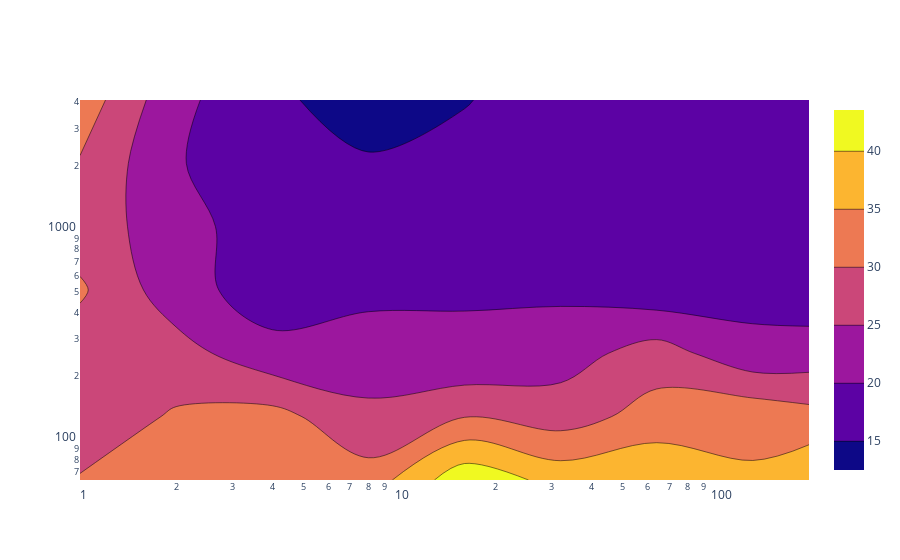
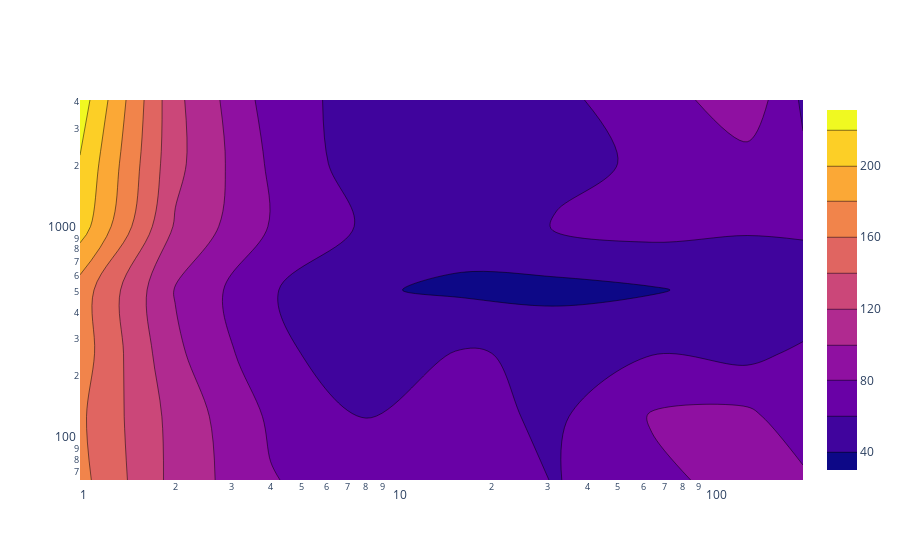
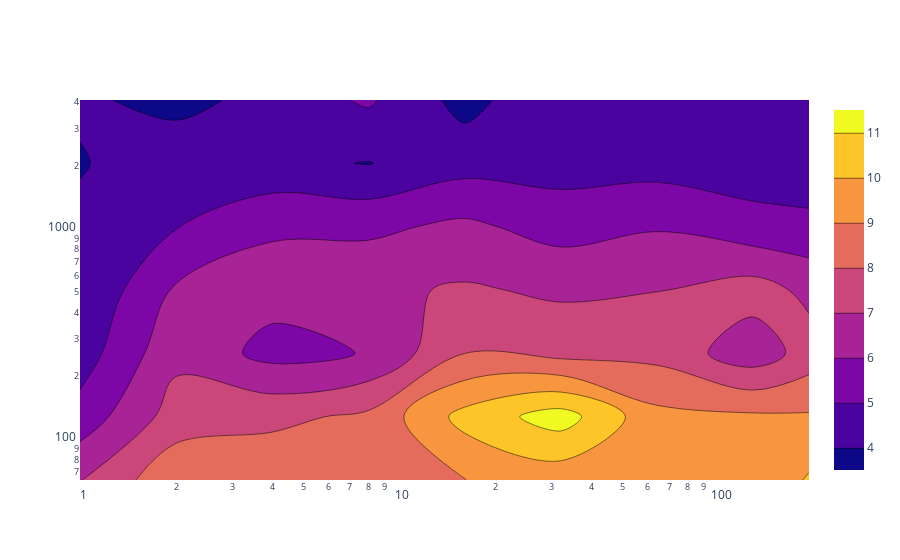
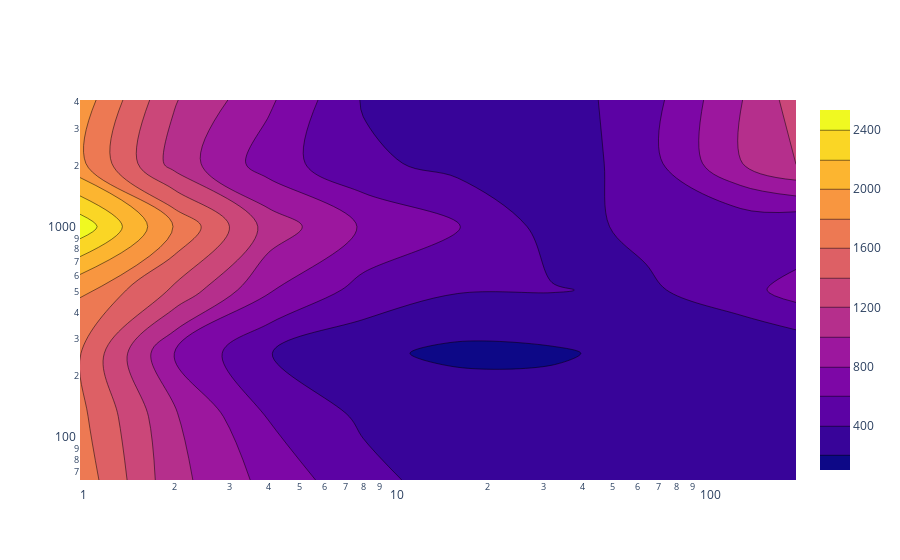

Notebook code for these charts, in order:
### Code cell
import plotly.graph_objects as go

def show_plotly(df):
    print(df.index)
    fig = go.Figure(data =
        go.Contour(
            z=df.values,
            x=df.columns, # horizontal axis
            y=df.index # vertical axis
        ))
    fig.update_xaxes(type="log")
    fig.update_yaxes(type="log")
    fig.show()

def show_plt(df):
    plt.figure()
    sns.heatmap(data=df, annot=True, fmt=".1f")
    plt.xlabel("Layer Thread Count")
    plt.ylabel("Batch Size")
    plt.title(model)
    plt.show()
    
for model in out['model'].drop_duplicates().values:
    # plt.figure()
    df = out[out['model'] == model]
    df = df.loc[:, ['bs', 'intratc', 'total_time']].groupby(['bs', 'intratc']).mean().reset_index()
    df = df.pivot(index="bs", columns="intratc", values="total_time")
    show_plt(df)
    show_plotly(df)

### Figure 1 — Plotly figure (JSON) as saved in the notebook; plotly's stock layout.template omitted (floating-point values rounded to 4 significant figures)
{"data": [{"type": "contour", "x": [1, 2, 4, 8, 16, 32, 64, 128, 192], "y": [64, 128, 256, 512, 1024, 2048, 4096], "z": [[30.33, 30.65, 31.35, 32.15, 43.56, 38.22, 39.19, 35.63, 38.91], [27.13, 30.54, 31.77, 26.04, 29.86, 27.65, 32.08, 33.6, 31.88], [27.16, 27.1, 21.53, 22.5, 20.11, 22.7, 27.33, 21.39, 22.06], [30.75, 22.05, 17.44, 18.7, 19.95, 19.06, 16.57, 18.41, 17.23], [27.27, 22.68, 16.14, 15.33, 16.07, 16.01, 15.08, 16.32, 16.74], [29.56, 20.49, 15.85, 15.55, 16.34, 16.45, 17.31, 17.19, 17.4], [33.12, 21.34, 16.02, 12.48, 14.78, 17.09, 18.83, 19.08, 17.55]]}], "layout": {"xaxis": {"type": "log"}, "yaxis": {"type": "log"}}}

### Figure 2 — Plotly figure (JSON) as saved in the notebook; plotly's stock layout.template omitted (floating-point values rounded to 4 significant figures)
{"data": [{"type": "contour", "x": [1, 2, 4, 8, 16, 32, 64, 128, 192], "y": [64, 128, 256, 512, 1024, 2048, 4096], "z": [[166.3, 113.4, 81.25, 68.48, 69.2, 59.2, 73.94, 88.85, 83.9], [163.4, 112.9, 76.91, 59.8, 65.48, 56.72, 82.03, 84.68, 67.32], [170.0, 104.3, 65.65, 47.75, 61.73, 56.33, 59.3, 54.33, 64.02], [170.5, 98.71, 61.71, 41.83, 37.05, 34.42, 38.41, 46.75, 42.29], [210.2, 117.6, 78.86, 57.32, 47.65, 61.65, 67.07, 62.15, 64.77], [218.4, 125.7, 76.78, 49.06, 47.58, 54.98, 62.82, 72.82, 63.18], [231.0, 125.3, 71.14, 50.7, 41.07, 56.57, 68.28, 93.92, 56.96]]}], "layout": {"xaxis": {"type": "log"}, "yaxis": {"type": "log"}}}

### Figure 3 — Plotly figure (JSON) as saved in the notebook; plotly's stock layout.template omitted (floating-point values rounded to 4 significant figures)
{"data": [{"type": "contour", "x": [1, 2, 4, 8, 16, 32, 64, 128, 192], "y": [64, 128, 256, 512, 1024, 2048, 4096], "z": [[6.954, 8.753, 8.797, 8.771, 8.992, 9.356, 9.372, 9.023, 10.12], [5.38, 7.454, 7.743, 8.208, 10.35, 11.48, 9.286, 9.166, 9.109], [4.487, 6.737, 5.672, 6.052, 7.994, 7.672, 7.702, 6.389, 7.437], [4.055, 6.13, 6.374, 6.782, 7.114, 6.841, 6.969, 7.45, 6.742], [4.285, 4.957, 5.882, 5.787, 6.206, 5.602, 5.919, 5.357, 5.278], [3.909, 4.748, 4.208, 3.965, 4.616, 4.576, 4.606, 4.472, 4.316], [4.181, 3.647, 4.38, 5.142, 3.644, 4.872, 4.693, 4.319, 4.211]]}], "layout": {"xaxis": {"type": "log"}, "yaxis": {"type": "log"}}}

### Figure 4 — Plotly figure (JSON) as saved in the notebook; plotly's stock layout.template omitted (floating-point values rounded to 4 significant figures)
{"data": [{"type": "contour", "x": [1, 2, 4, 8, 16, 32, 64, 128, 192], "y": [64, 128, 256, 512, 1024, 2048, 4096], "z": [[1734.0, 1064.0, 735.2, 462.3, 309.9, 311.3, 283.0, 283.8, 291.2], [1654.0, 1029.0, 588.7, 367.4, 371.3, 316.6, 302.9, 297.4, 304.7], [1608.0, 799.1, 406.0, 247.4, 151.8, 173.2, 260.9, 221.4, 228.5], [1827.0, 1365.0, 820.0, 533.5, 414.8, 409.9, 367.9, 518.2, 690.7], [2536.0, 1789.0, 1122.0, 777.1, 608.3, 325.5, 447.6, 442.7, 411.5], [1845.0, 1119.0, 697.3, 444.9, 337.6, 255.4, 516.9, 992.8, 1213.0], [1920.0, 1215.0, 834.9, 384.0, 290.7, 297.2, 507.0, 990.1, 1291.0]]}], "layout": {"xaxis": {"type": "log"}, "yaxis": {"type": "log"}}}
